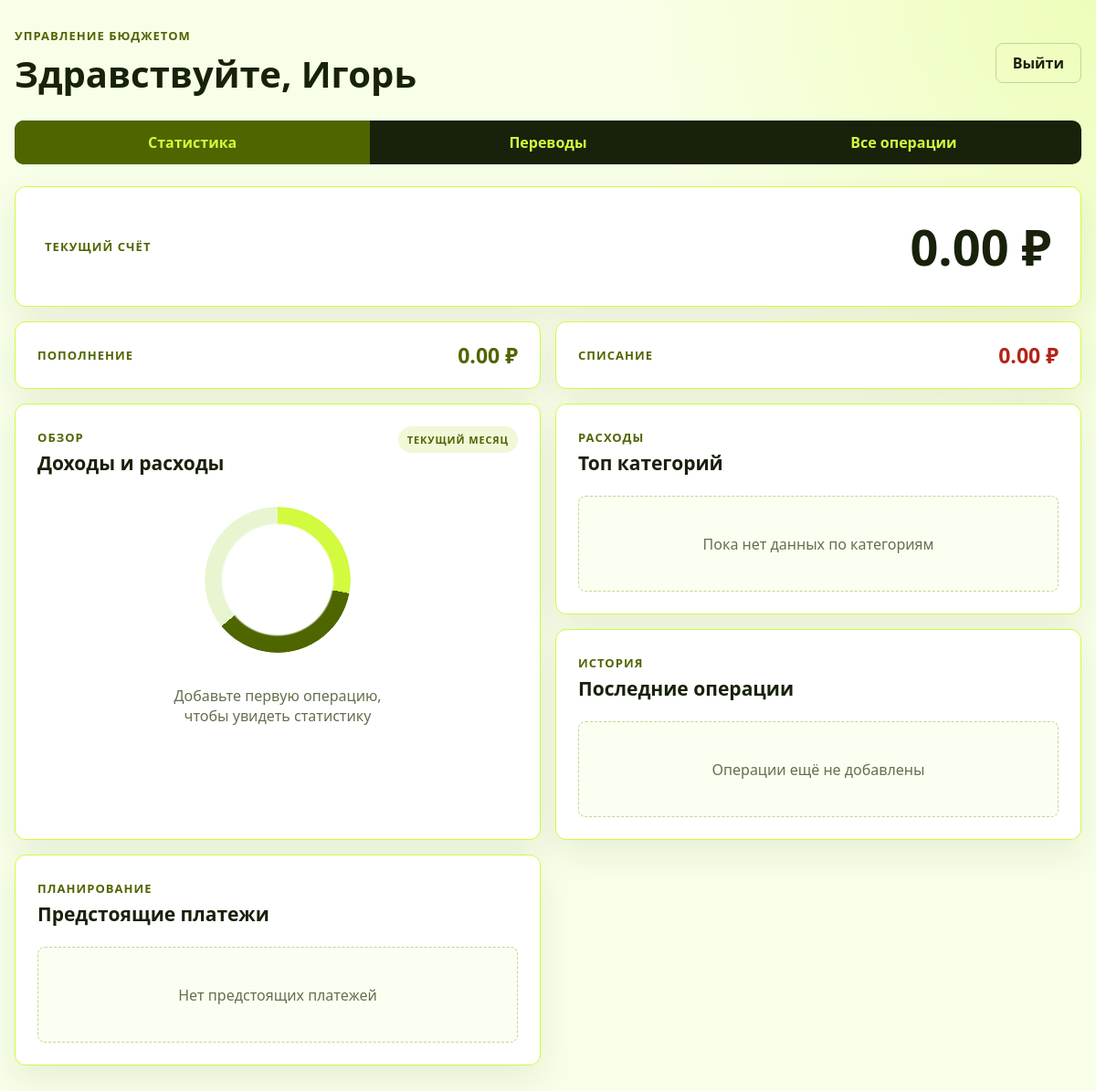
The page /main_page (signed in) on the database as committed earlier.
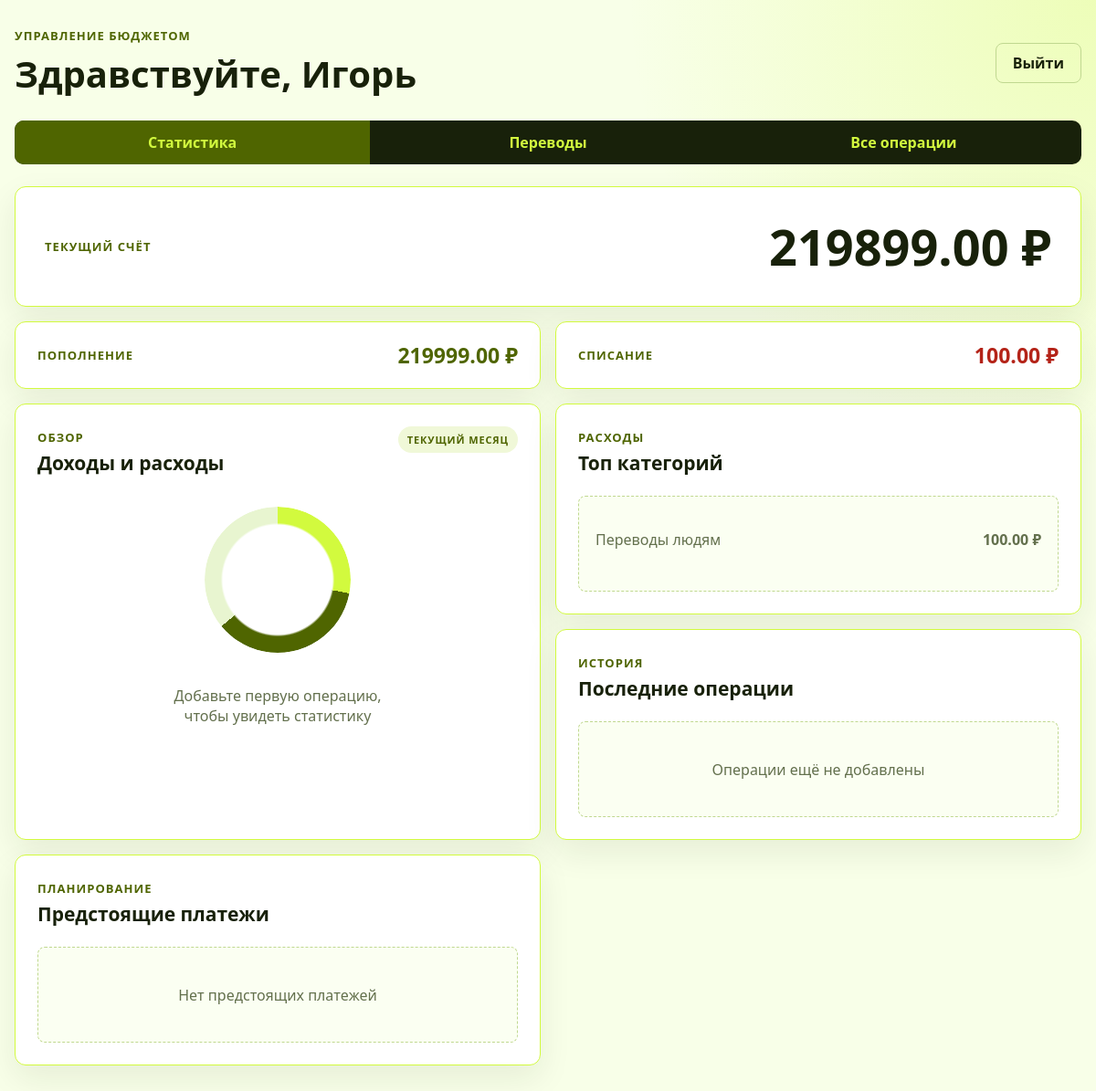
The same page on the database as committed later.
### main/models.py (models this page shows, shortened)
class Person(models.Model):
    name = models.CharField(max_length=20)
    email = models.EmailField()
    password = models.CharField(max_length=20)
    balance = models.FloatField()
    role = models.CharField()

class Transaction(models.Model):
    user_id = models.IntegerField()
    amount = models.FloatField()
    type_tr = models.CharField()
    time = models.DateTimeField()
    category = models.CharField()
    res_or_sen = models.CharField()
    regullar = models.BooleanField()
    categories = ["Переводы людям", "Зарплата", "Продукты", "Электроника",
            "Развлечения", "Кафе и рестораны", "Товары для дома", "АЗС", "Цифровые сервисы",
            "Пополнение наличными", "Одежда и обувь", "ЖКХ", "Другое"]
    @staticmethod
    def all_typeTr_for_month(us_id, type_tr):
        now = timezone.now()
        year = now.year
        month = now.month
        tr = Transaction.objects.filter(user_id=us_id, type_tr=type_tr,
                                        time__year=year, time__month=month)
        income_sum = 0
        for i in tr:
            income_sum += i.amount
        return income_sum
    @staticmethod
    def inc_for_categories(us_id):
        now = timezone.now()
        year = now.year
        month = now.month
        transactions = Transaction.objects.filter(user_id=us_id, type_tr='Трата',
            time__year=year, time__month=month)
        categories_data = {}
        for transaction in transactions:
            if transaction.category not in categories_data:
                categories_data[transaction.category] = 0
            categories_data[transaction.category] += transaction.amount
        sorted_categories = sorted(categories_data.items(), key=lambda x: x[1], reverse=True)
        return sorted_categories
    @staticmethod
    def last_transaction(us_id):
        last_tr = Transaction.objects.filter(user_id=us_id).order_by('-time')
        return last_tr
    @staticmethod
    def future_transaction(us_id):
        future_tr = Transaction.objects.filter(user_id=us_id, regullar=True)
        return future_tr

### main/views.py (the view, shortened to what this page needs)
# urls.py: path('main_page', views.main_page, name='main_page'),
def main_page(request):
    user = models.Person.objects.get(id=request.session['user_id'])
    if request.method == "POST":
        pass
    else:
        income = models.Transaction.all_typeTr_for_month(user.id, 'Поступление')
        outcome = models.Transaction.all_typeTr_for_month(user.id, 'Трата')
        inc_for_categories = models.Transaction.inc_for_categories(user.id)
        last_tr = models.Transaction.last_transaction(user.id)
        future_tr = models.Transaction.future_transaction(user.id)
        print(future_tr)
        form = forms.CreatTrForm()
        return render(request, "home.html", {"user": user,
                                            "form": form,
                                            "income": income,
                                            "outcome": outcome,
                                            "top_categories": inc_for_categories[:3],
                                            "inc_for_categories": inc_for_categories,
                                            "last_tr": last_tr[:3]})

### main/templates/home.html (shortened to what the changed rows need)
{% load static %}
<!DOCTYPE html>
<html lang="ru">
<head>
    <link rel="stylesheet" href="{% static 'dashboard.css' %}">
</head>
<body>
    <div class="dashboard-shell">
        <header class="dashboard-header">
            <div>
                <p class="dashboard-header__eyebrow">Управление бюджетом</p>
                <h1>Здравствуйте, {{ user.name }}</h1>
            </div>
        </header>
        <main class="dashboard-content">
            <section class="tab-panel panel--statistics">
                <div class="balance-card">
                    <span>Текущий счёт</span>
                    <strong>{{ user.balance|floatformat:2 }} ₽</strong>
                </div>
                <div class="summary-grid">
                    <article class="summary-card summary-card--income">
                        <span>Пополнение</span>
                        <strong>{{ income|floatformat:2 }} ₽</strong>
                    </article>
                    <article class="summary-card summary-card--expense">
                        <span>Списание</span>
                        <strong>{{ outcome|floatformat:2 }} ₽</strong>
                    </article>
                </div>
                <div class="dashboard-grid">
                    <article class="content-card chart-card">
                        <div class="section-heading">
                            <div>
                                <h2>Доходы и расходы</h2>
                            </div>
                        </div>
                    </article>
                    <article class="content-card">
                        <div class="section-heading">
                            <div>
                                <h2>Топ категорий</h2>
                            </div>
                        </div>
                        <div class="empty-state">
                            {% if top_categories %}
                                <ul style="list-style: none; padding: 0; margin: 0; text-align: left; width: 100%;">
                                    {% for item in top_categories %}
                                        <li style="margin-bottom: 10px; display: flex; justify-content: space-between; align-items: center;">
                                            <span>{{ item.0 }}</span>
                                            <strong>{{ item.1|floatformat:2 }} ₽</strong>
                                        </li>
                                    {% endfor %}
                                </ul>
                            {% else %}
                                Пока нет данных по категориям
                            {% endif %}
                        </div>
                    </article>
                    <article class="content-card">
                        <div class="section-heading">
                            <div>
                                <h2>Последние операции</h2>
                            </div>
                        </div>
                    </article>
                    <article class="content-card">
                        <div class="section-heading">
                            <div>
                                <h2>Предстоящие платежи</h2>
                            </div>
                        </div>
                    </article>
                </div>
            </section>
        </main>
    </div>
</body>
</html>

Rows that differ between the two databases and show on the page:
changed Person "Игорь": balance "0.00" → "219899.00"
added Transaction: category "Переводы людям"
Other text that changed with them:
{{ income|floatformat:2 }}: "0.00" → "219999.00"
{{ outcome|floatformat:2 }}: "0.00" → "100.00"
new list line: "100.00 ₽"
text no longer shown: "Пока нет данных по категориям"
